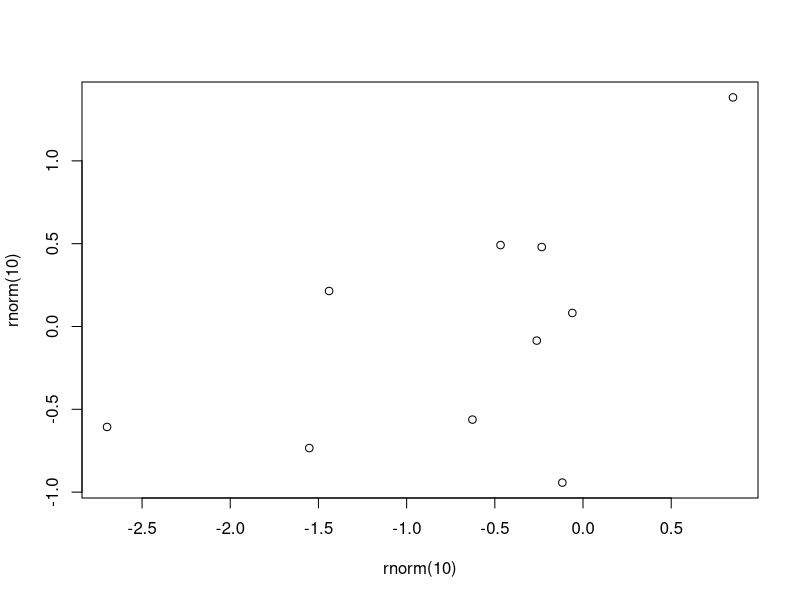

R code for this plot:
## ---- chunk 1
#| label: exemplo
soma_1_1 <- sum(1 + 1)
soma_1_1
plot(rnorm(10), rnorm(10))
## ---- chunk 2
df_simples <- data.frame(B = c(1, 2, 3, 4), A = c(1, 2, 3, 4))
## ---- chunk 3
#| echo: false
2 * 2
